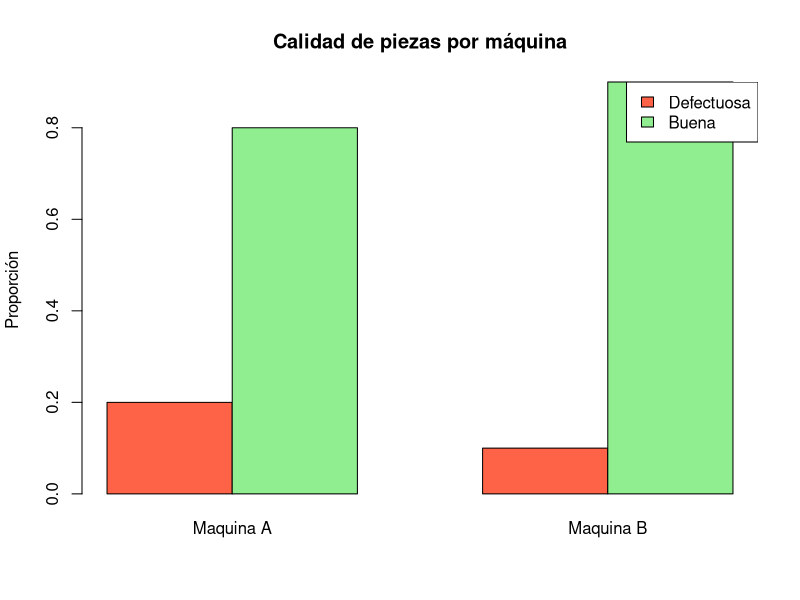
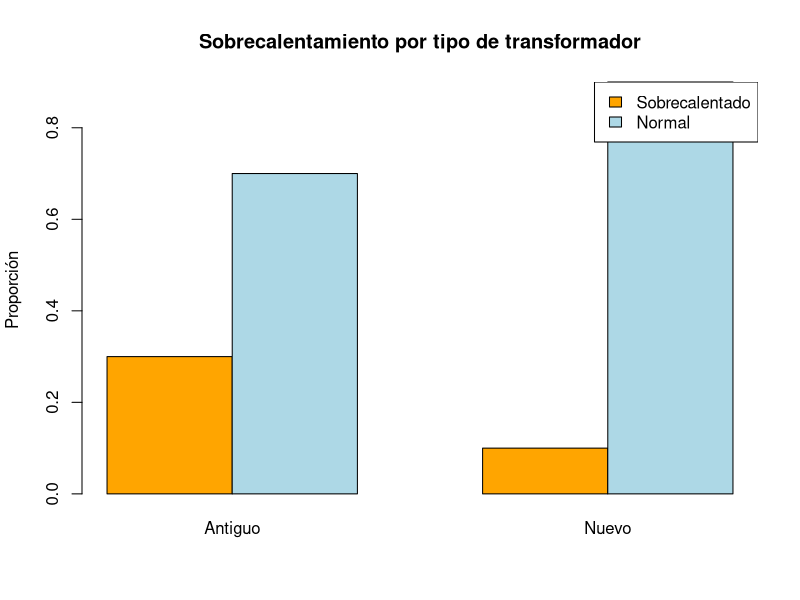

R code for these plots, in order:
## ---- chunk 1
laptop <- 20
laptop_y_tablet <- 8

p_tablet_dado_laptop <- laptop_y_tablet / laptop
p_tablet_dado_laptop
## ---- chunk 2
dias_nublados <- 12
dias_nublados_y_lluvia <- 6

p_lluvia_dado_nublado <- dias_nublados_y_lluvia / dias_nublados
p_lluvia_dado_nublado
## ---- chunk 3
tabla_piezas <- matrix(c(10, 40,
                         5, 45),
                       nrow = 2,
                       byrow = TRUE)

rownames(tabla_piezas) <- c("Maquina A", "Maquina B")
colnames(tabla_piezas) <- c("Defectuosa", "Buena")

tabla_piezas
## ---- chunk 4
prop.table(tabla_piezas, margin = 1)
## ---- chunk 5
barplot(t(prop.table(tabla_piezas, margin = 1)),
        beside = TRUE,
        col = c("tomato", "lightgreen"),
        main = "Calidad de piezas por máquina",
        ylab = "Proporción")
legend("topright",
       legend = c("Defectuosa", "Buena"),
       fill = c("tomato", "lightgreen"))
## ---- chunk 6
p_sobrecalentamiento <- 0.30
p_falla_dado_sobrecalentamiento <- 0.40

p_ambos <- p_falla_dado_sobrecalentamiento * p_sobrecalentamiento
p_ambos
## ---- chunk 7
p_cara <- 1/2
p_par <- 3/6

p_cara_y_par <- p_cara * p_par
p_cara_y_par
## ---- chunk 8
set.seed(123)

n <- 1000

moneda <- sample(c("Cara", "Sello"), size = n, replace = TRUE)
dado <- sample(1:6, size = n, replace = TRUE)

evento_cara <- moneda == "Cara"
evento_par <- dado %% 2 == 0

p_cara_sim <- mean(evento_cara)
p_par_sim <- mean(evento_par)
p_cara_y_par_sim <- mean(evento_cara & evento_par)

c(P_cara = p_cara_sim,
  P_par = p_par_sim,
  P_cara_y_par = p_cara_y_par_sim,
  Producto = p_cara_sim * p_par_sim)
## ---- chunk 9
tabla_transformadores <- matrix(c(12, 28,
                                  4, 36),
                                nrow = 2,
                                byrow = TRUE)

rownames(tabla_transformadores) <- c("Antiguo", "Nuevo")
colnames(tabla_transformadores) <- c("Sobrecalentado", "Normal")

tabla_transformadores
## ---- chunk 10
prop.table(tabla_transformadores, margin = 1)
## ---- chunk 11
barplot(t(prop.table(tabla_transformadores, margin = 1)),
        beside = TRUE,
        col = c("orange", "lightblue"),
        main = "Sobrecalentamiento por tipo de transformador",
        ylab = "Proporción")
legend("topright",
       legend = c("Sobrecalentado", "Normal"),
       fill = c("orange", "lightblue"))
## ---- chunk 12
tabla_solar <- matrix(c(18, 12,
                        6, 24),
                      nrow = 2,
                      byrow = TRUE)

rownames(tabla_solar) <- c("Nublado", "Soleado")
colnames(tabla_solar) <- c("Baja generacion", "Generacion normal")

tabla_solar
## ---- chunk 13
prop.table(tabla_solar, margin = 1)
